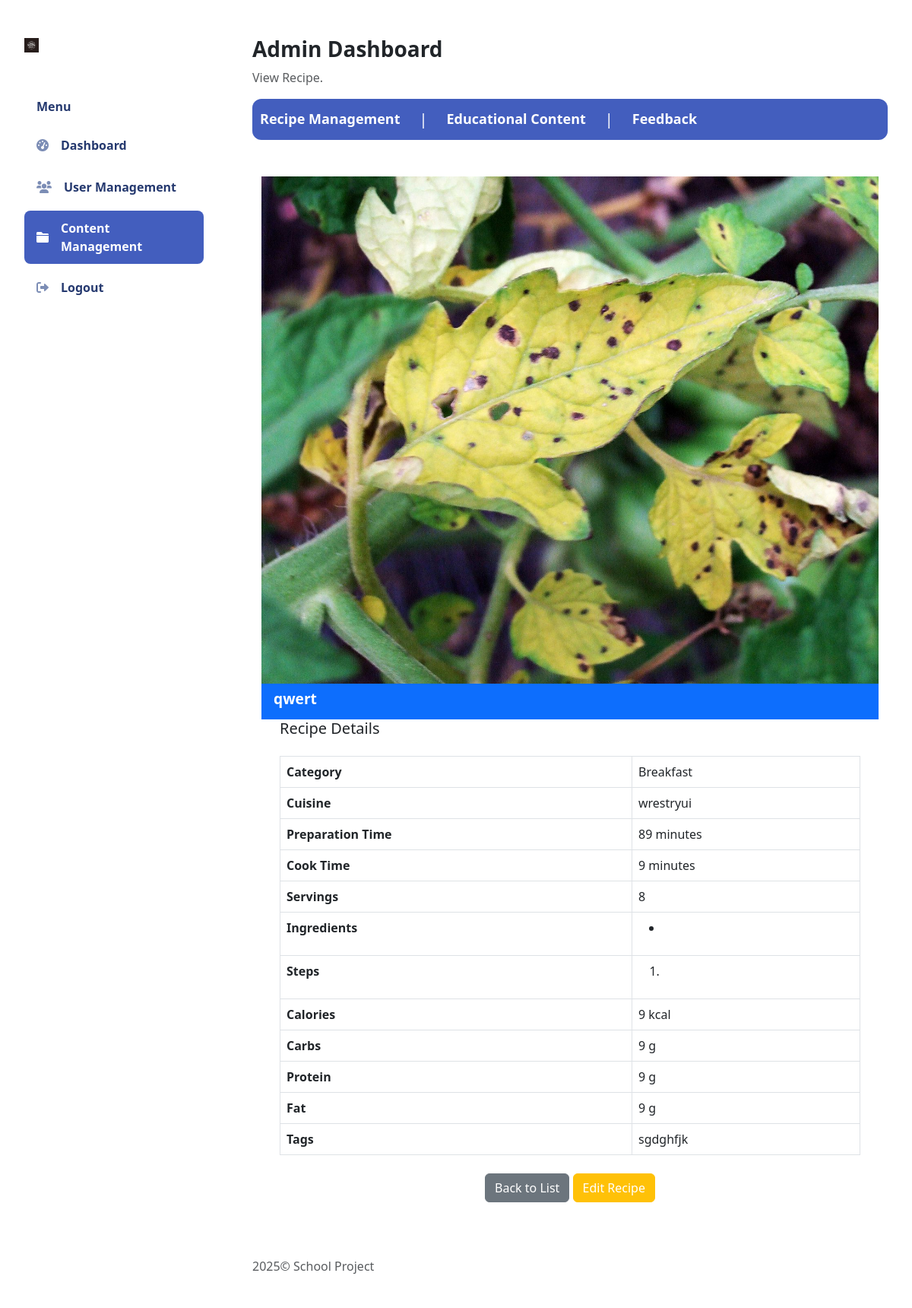
Page /admin_view_recipe/8/ on the committed database.
### Landing/models.py (models this page shows, shortened)
class Recipe(models.Model):
    CATEGORY_CHOICES = [
        ('Breakfast', 'Breakfast'),
        ('Lunch', 'Lunch'),
        ('Dinner', 'Dinner'),
        ('Snacks', 'Snacks'),
        ('Desserts', 'Desserts'),
    ]
    name = models.CharField(max_length=255, verbose_name="Recipe Name")
    category = models.CharField(
        max_length=50, choices=CATEGORY_CHOICES, verbose_name="Category"
    )
    cuisine = models.CharField(max_length=100, verbose_name="Cuisine Type")
    prep_time = models.PositiveIntegerField(verbose_name="Preparation Time (minutes)")
    cook_time = models.PositiveIntegerField(verbose_name="Cooking Time (minutes)")
    servings = models.PositiveIntegerField(verbose_name="Number of Servings")
    ingredients = models.TextField(verbose_name="List of Ingredients")
    steps = models.TextField(verbose_name="Preparation Steps")
    calories = models.PositiveIntegerField(verbose_name="Calories per Serving")
    carbs = models.PositiveIntegerField(verbose_name="Carbohydrates (grams)")
    protein = models.PositiveIntegerField(verbose_name="Protein (grams)")
    fat = models.PositiveIntegerField(verbose_name="Fat (grams)")
    tags = models.CharField(
        max_length=255, blank=True, verbose_name="Tags (comma-separated)"
    )
    image = models.ImageField(
        upload_to='recipe_images/', blank=True, null=True, verbose_name="Recipe Image"
    )  # Add an image field
    class Meta:
        verbose_name = "Recipe"
        verbose_name_plural = "Recipes"
        ordering = ['name']  # Recipes will be ordered alphabetically by name

### Landing/views.py (the view)
# urls.py: path('admin_view_recipe/<int:recipe_id>/', admin_view_recipe, name='admin_view_recipe'),
def admin_view_recipe(request, recipe_id):
    recipe = get_object_or_404(Recipe, id=recipe_id)
    return render(request, 'admin_view_recipe.html', {'recipe': recipe})

### Landing/templates/admin_view_recipe.html (shortened to what this page needs)
{% load static %}
<!DOCTYPE html>
<html lang="en">
<head>
    <link rel="stylesheet" href="{% static 'assets/css/bootstrap.css' %}">
    <link href="https://cdn.jsdelivr.net/npm/bootstrap@5.3.0/dist/css/bootstrap.min.css" rel="stylesheet">
    <link rel="stylesheet" href="{% static 'assets/css/styles.css' %}">
    <link rel="stylesheet" href="{% static 'assets/css/perfect-scrollbar.css' %}">
    <link rel="stylesheet" href="{% static 'assets/css/bootstrap-icons.css' %}">
    <link rel="stylesheet" href="{% static 'assets/css/app.css' %}">
    <link href="https://cdnjs.cloudflare.com/ajax/libs/font-awesome/6.0.0/css/all.min.css" rel="stylesheet">
</head>
<body>
    <div id="app">
        <div id="sidebar" class="active">
            <div class="sidebar-wrapper active">
                <div class="sidebar-header">
                    <div class="d-flex justify-content-between">
                        <div class="logo">
                            <a href="index.html"><img src="{% static 'assets/images/logo.jpg' %}" class="tly" alt="Logo" srcset=""></a>
                        </div>
                    </div>
                </div>
                <div class="sidebar-menu">
                    <ul class="menu">
                        <li class="sidebar-title">Menu</li>
                        <li class="sidebar-item">
                            <a href="{% url 'admin_home' %}" class="sidebar-link">
                                <i class="fas fa-tachometer-alt"></i>
                                <span>Dashboard</span>
                            </a>
                        </li>
                        <li class="sidebar-item">
                            <a href="{% url 'admin_users_registered' %}" class="sidebar-link">
                                <i class="fas fa-users"></i>
                                <span>User Management</span>
                            </a>
                        </li>
                        <li class="sidebar-item active">
                            <a href="{% url 'admin_record_mealplan' %}" class="sidebar-link">
                                <i class="fas fa-folder"></i>
                                <span>Content Management</span>
                            </a>
                        </li>
                        <li class="sidebar-item">
                            <a href="{% url 'admin_logout' %}" class="sidebar-link">
                                <i class="fas fa-sign-out-alt"></i>
                                <span>Logout</span>
                            </a>
                        </li>
                    </ul>
                </div>
            </div>
        </div>
        <div id="main">
            <div class="page-heading">
                <div class="page-title">
                    <div class="row">
                        <div class="col-12 col-md-6 order-md-1 order-last">
                            <h3>Admin Dashboard</h3>
                            <p class="text-subtitle text-muted">View Recipe.</p>
                        </div>
                    </div>
                    <div class="text-strip">
                        <div class="text-container">
                            <a href="{% url 'admin_list_recipes' %}"><span>Recipe Management</span></a>
                            <span>|</span>
                          <a href="{% url 'admin_record_educontent' %}"><span>Educational Content</span></a>
                          <span>|</span>
                          <a href="{% url 'admin_contact_list' %}"><span>Feedback</span></a>
                        </div>
                    </div>
                </div>
                <section class="section">
                    <div class="container my-5">
                        <div class="card">
                            {% if recipe.image %}
                                <div class="text-center">
                                    <img src="{{ recipe.image.url }}" class="recimage" alt="{{ recipe.name }}" class="img-fluid rounded" style="max-width: 100%; height: auto;">
                                </div>
                            {% endif %}
                            <div class="card-header bg-primary text-white">
                                <h3 class="card-title">{{ recipe.name }}</h3>
                            </div>
                            <div class="card-body">
                                <h5 class="mb-4">Recipe Details</h5>
                                <table class="table table-bordered">
                                    <tbody>
                                        <tr>
                                            <th>Category</th>
                                            <td>{{ recipe.category }}</td>
                                        </tr>
                                        <tr>
                                            <th>Cuisine</th>
                                            <td>{{ recipe.cuisine }}</td>
                                        </tr>
                                        <tr>
                                            <th>Preparation Time</th>
                                            <td>{{ recipe.prep_time }} minutes</td>
                                        </tr>
                                        <tr>
                                            <th>Cook Time</th>
                                            <td>{{ recipe.cook_time }} minutes</td>
                                        </tr>
                                        <tr>
                                            <th>Servings</th>
                                            <td>{{ recipe.servings }}</td>
                                        </tr>
                                        <tr>
                                            <th>Ingredients</th>
                                            <td>
                                                <ul>
                                                    <li>{{ recipe.ingredient }}</li>
                                                </ul>
                                            </td>
                                        </tr>
                                        <tr>
                                            <th>Steps</th>
                                            <td>
                                                <ol>
                                                    <li>{{ recipe.step }}</li>
                                                </ol>
                                            </td>
                                        </tr>
                                        <tr>
                                            <th>Calories</th>
                                            <td>{{ recipe.calories }} kcal</td>
                                        </tr>
                                        <tr>
                                            <th>Carbs</th>
                                            <td>{{ recipe.carbs }} g</td>
                                        </tr>
                                        <tr>
                                            <th>Protein</th>
                                            <td>{{ recipe.protein }} g</td>
                                        </tr>
                                        <tr>
                                            <th>Fat</th>
                                            <td>{{ recipe.fat }} g</td>
                                        </tr>
                                        <tr>
                                            <th>Tags</th>
                                            <td>{{ recipe.tags }}</td>
                                        </tr>
                                    </tbody>
                                </table>
                                <div class="text-center mt-4">
                                    <a href="{% url 'admin_list_recipes' %}" class="btn btn-secondary">Back to List</a>
                                    <a href="{% url 'admin_edit_recipe' recipe.id %}" class="btn btn-warning">Edit Recipe</a>
                                </div>
                            </div>
                        </div>
                    </div>
                </section>
            </div>
            <footer>
                <div class="footer clearfix mb-0 text-muted">
                    <div class="float-start">
                        <p>2025&copy; School Project</p>
                    </div>
                </div>
            </footer>
        </div>
    </div>
</body>
</html>

### Landing/static/assets/css/app.css (style rules this page uses)
.btn.btn-danger,.btn.btn-info,.btn.btn-primary,.btn.btn-secondary,.btn.btn-success,.btn.btn-warning { color:#fff }
.card { margin-bottom:2.2rem;border:none }
.card .card-header { border:none }
.card .card-header~.card-body { padding-top:0 }
.card .card-title { font-size:1.2rem }
.card .card-body { padding:1.5rem }
#sidebar.active .sidebar-wrapper { left:0 }
.sidebar-wrapper { width:300px;height:100vh;position:fixed;top:0;z-index:10;overflow-y:auto;background-color:#fff;bottom:0;transition:left .5s ease-out }
.sidebar-wrapper .sidebar-header { padding:2rem 2rem 1rem;font-size:2rem;font-weight:700 }
.sidebar-wrapper .sidebar-header img { height:1.2rem }
.sidebar-wrapper .menu { margin-top:2rem;padding:0 2rem;font-weight:600 }
.sidebar-wrapper .menu .sidebar-title { padding:0 1rem;margin:1.5rem 0 1rem;font-size:1rem;list-style:none;font-weight:600;color:#25396f }
.sidebar-wrapper .menu .sidebar-link { display:block;padding:.7rem 1rem;font-size:1rem;display:flex;align-items:center;border-radius:.5rem;transition:all .5s;text-decoration:none;color:#25396f }
.sidebar-wrapper .menu .sidebar-link i,.sidebar-wrapper .menu .sidebar-link svg { color:#7c8db5 }
.sidebar-wrapper .menu .sidebar-link span { margin-left:1rem }
.sidebar-wrapper .menu .sidebar-item { list-style:none;margin-top:.5rem;position:relative }
.sidebar-wrapper .menu .sidebar-item.active .sidebar-link { background-color:#435ebe }
.sidebar-wrapper .menu .sidebar-item.active .sidebar-link span { color:#fff }
.sidebar-wrapper .menu .sidebar-item.active .sidebar-link i,.sidebar-wrapper .menu .sidebar-item.active .sidebar-link svg { fill:#fff;color:#fff }
.dataTable-table td,.dataTable-table thead th,.table td,.table thead th { vertical-align:middle }
#main { margin-left:300px;padding:2rem }
.page-heading { margin:0 0 2rem }
.page-heading h3 { font-weight:700 }
a { text-decoration:none }

### Landing/templates/admin_view_recipe.html (style rules this page uses)
.logo img { height: 100%; position: relative; width: 100%; }
.text-strip { position: relative; width: 100%; background: #435ebe; overflow: hidden; border-top: 2px solid #435ebe; border-bottom: 2px solid #435ebe; padding: 10px 0; margin-bottom: 25px; border-radius: 12px; }
.text-container { display: flex; justify-content: flex-start; align-items: center; gap: 15px; animation: scroll 15s linear infinite; white-space: nowrap; }
.text-container span { color: #fff; font-size: 18px; font-weight: bold; }
.text-container span:nth-child(odd) { margin: 0 10px; }
.text-container span:nth-child(even) { color: #fff; font-size: 20px; font-weight: normal; }
.recimage { height: 150px; }

### rows in the picture
Recipe: image (picture), name "qwert", category "Breakfast", cuisine "wrestryui", prep_time "89", cook_time "9", servings "8", calories "9", carbs "9", protein "9", fat "9", tags "sgdghfjk"
